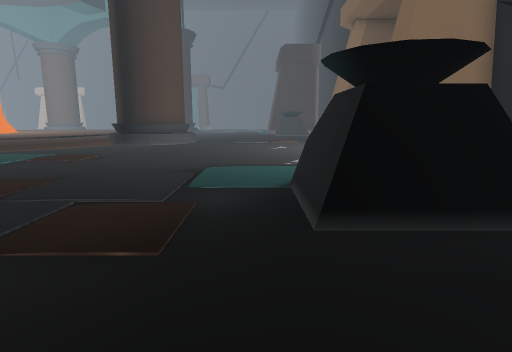
[1] (above)

20 first-person views from a walk through a 3-D level made in the Unity game engine. The camera is 1.4 m above the floor, tilts 10° down and sees 80° across. Doors are open. The floor is counted in squares, 1 m on a side. Each view is taken from the middle of a square. On the plan, view 1 faces up. The plan holds only what a view shows up to about 14 squares ahead; the rest is blank. The place goes on beyond the plan. The player character is not drawn. Some animated figures are not drawn.

[2]
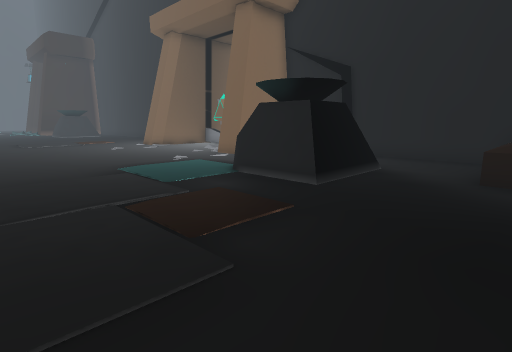

[3]
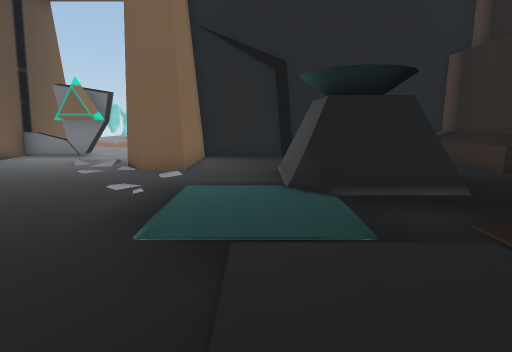

[4]
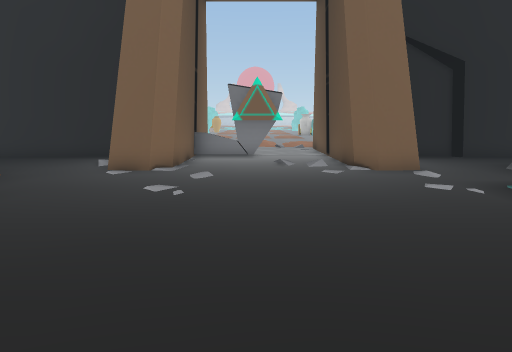

[5]
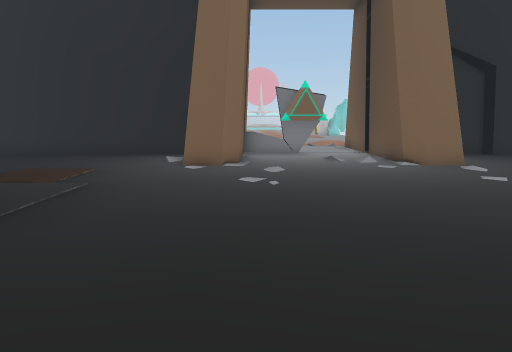

[6]
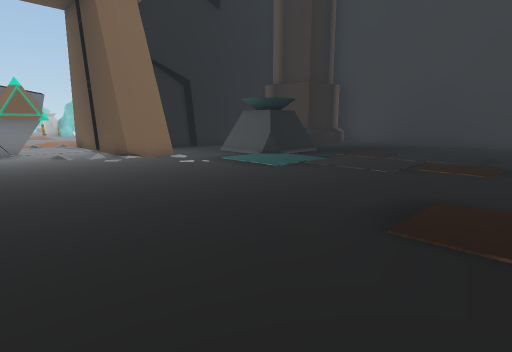

[7]
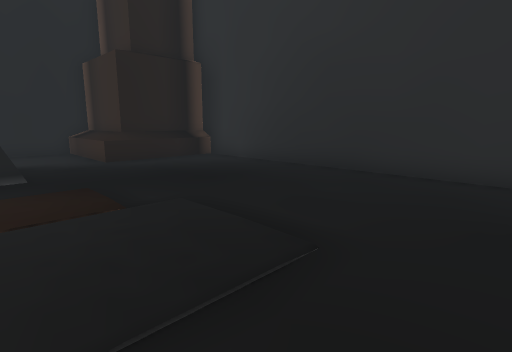

[8]
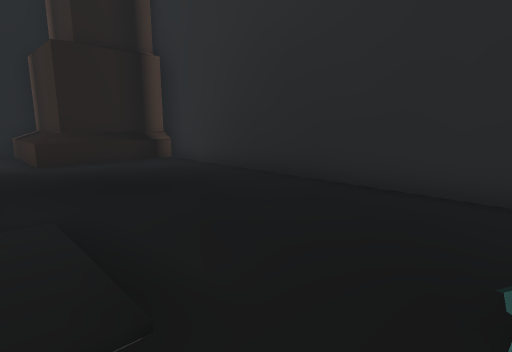

[9]
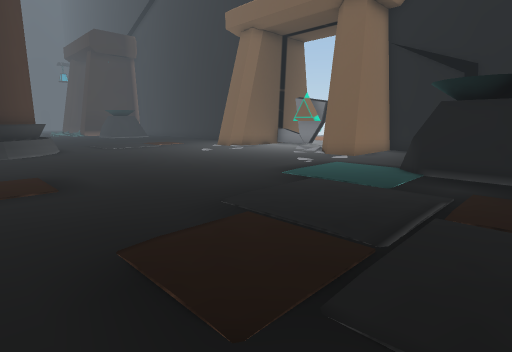

[10]
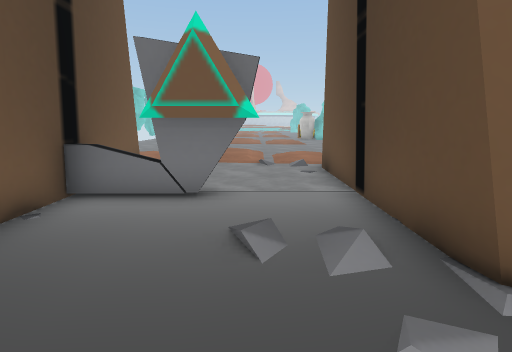

[11]
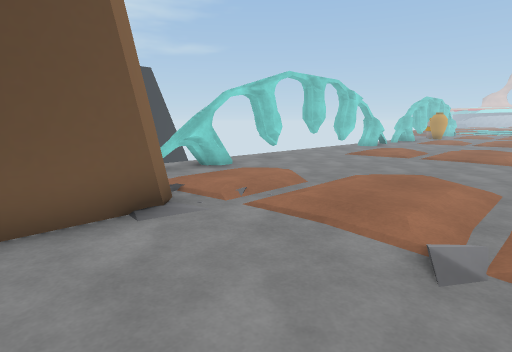

[12]
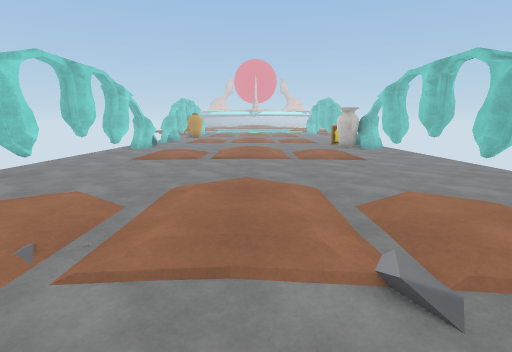

[13]
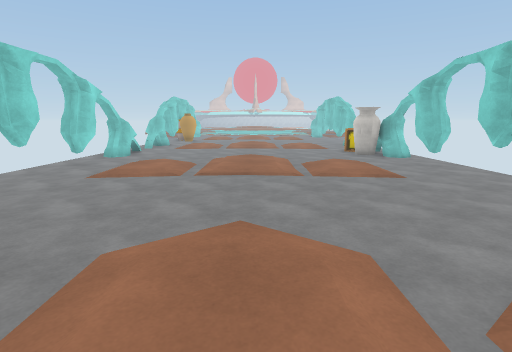

[14]
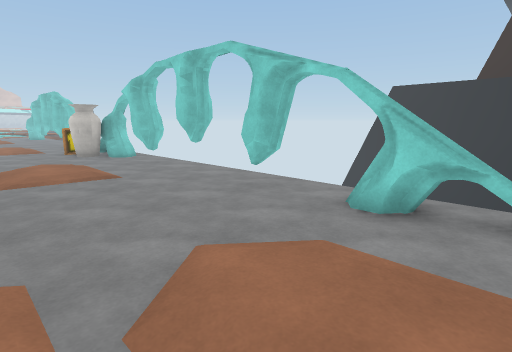

[15]
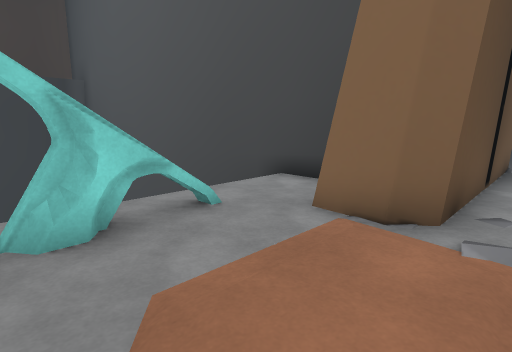

[16]
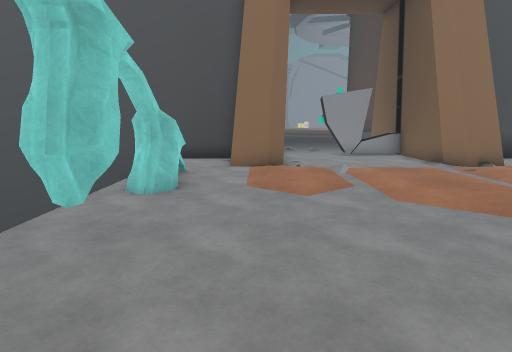

[17]
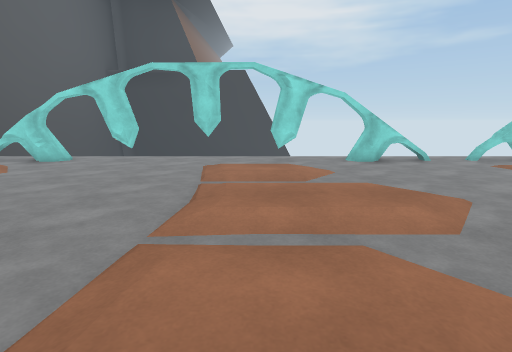

[18]
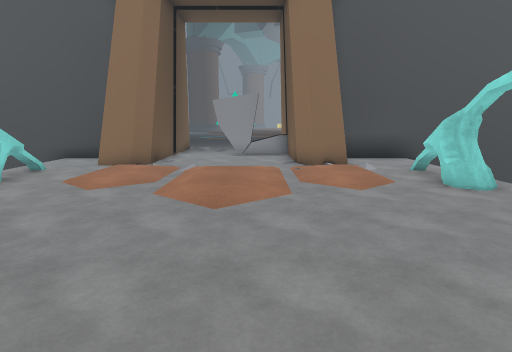

[19]
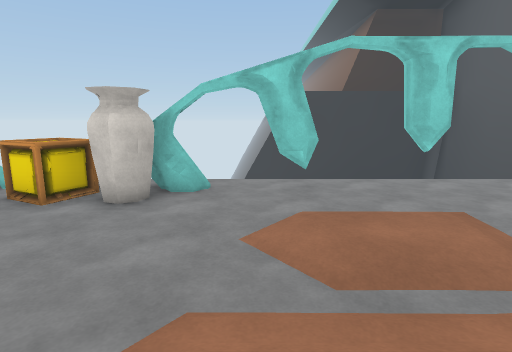

[20]
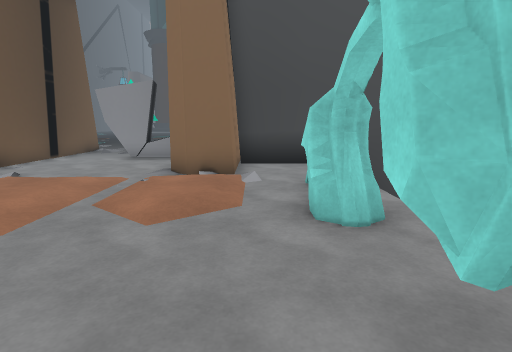

### Floor plan
Key: @ floor where view 1 was taken; # wall or solid block; x gap in a wall; . main floor; : floor 0.25 m higher than the main floor; / step, stairs or slope; D open door; = window, fence, low wall or low ledge; ^ raised ledge; v drop or lower ground; A vase.
Columns run from 8 left of view 1 to 28 right of it. Each row starts with its distance up from view 1.
 24           ......# v
 23          .......##v vvvvvvvvvvvvvvv
 22        .........##....^x.....#..#..x^
 21    #  ..........##....^##.#..#..#..#^
 20  ###............##../................
 19  #=.........#  ######:::......:::....
 18  ...........####D####:::......:::....
 17 ................D....................
 16  ..............#DD...::::...../:::/..
 15 ...............#DD...::::/..../::::..
 14 ...............#DD../////.....////..
 13 ............./..D....///......///....
 12 ............####D###.:::......:::....
 11 ............###### #////......///....
 10 ............########/..............AA
  9 ................##....^#..#..#..####A
  8 ................##....^x........#  #^
  7 .........####...##v
  6 .........#### ..##v
  5 .........#### ..##v
  4 .........####...##v
  3 ................##v
  2 ................##v
  1 ............^^^^##v
  0 /.......@..^######v
 -1 ...........^#    #
 -2 ...........^#
 -3 ...........=#
 -4  ##########

Positions as (right, up) in squares from view 1, and headings:
1: (0, 0), facing up
2: (-5, 0), facing up-right
3: (-5, 8), facing right
4: (-5, 15), facing right
5: (-6, 17), facing right
6: (-8, 17), facing down-right
7: (-8, 5), facing down-right
8: (-8, 3), facing down-right
9: (-8, 4), facing up-right
10: (2, 14), facing right
11: (9, 13), facing up-right
12: (10, 15), facing right
13: (13, 15), facing right
14: (13, 14), facing down-right
15: (16, 13), facing down-left
16: (22, 11), facing left
17: (23, 10), facing up
18: (23, 16), facing left
19: (25, 16), facing down
20: (20, 20), facing left
